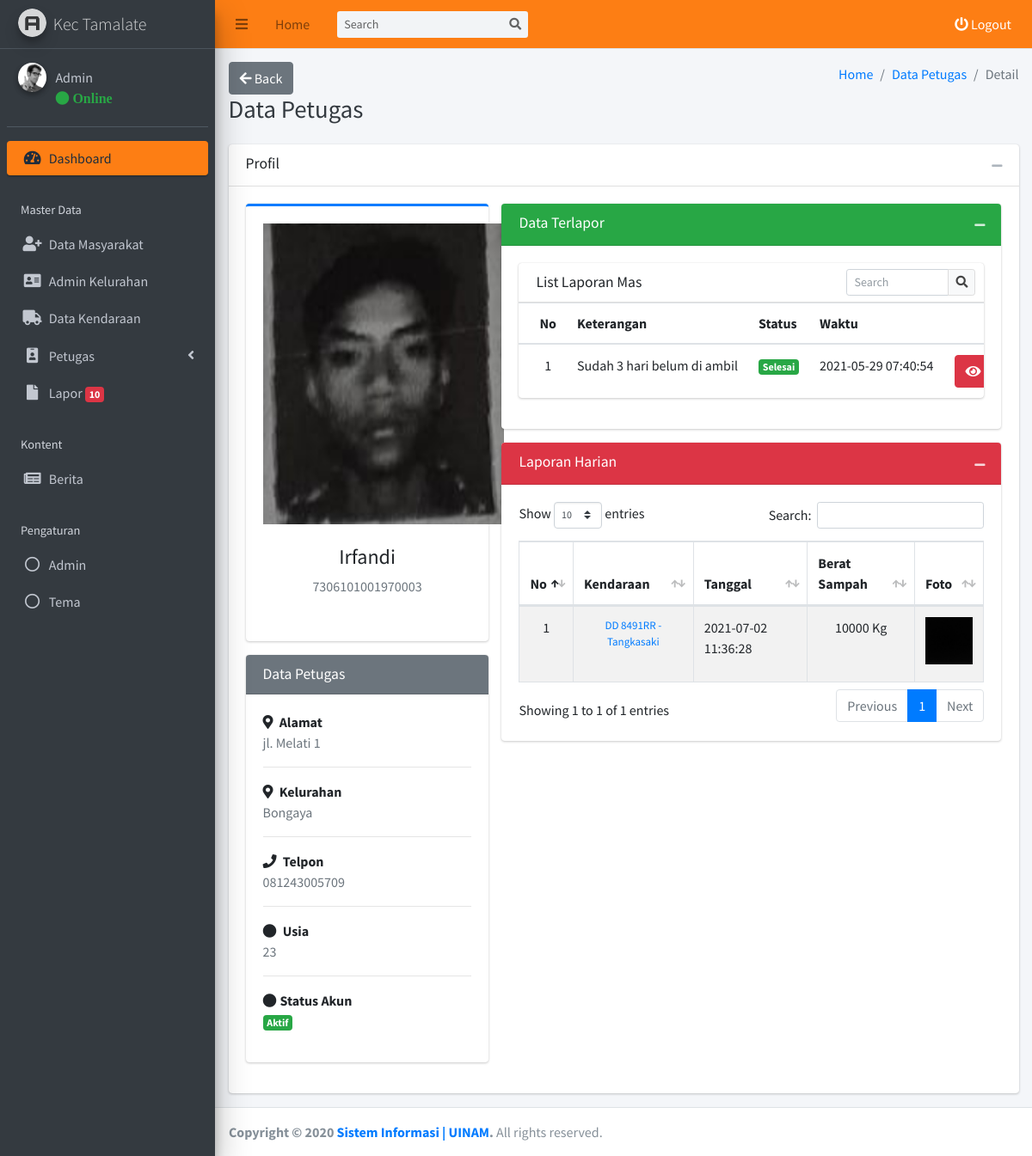
Page /kecamatan/admin/petugas/detail.php?id_pekerja=41 (signed in) on the committed database.
### tables this page shows
CREATE TABLE `tb_akun_kecamatan` (
  `id_akun_kecamatan` int(11) NOT NULL,
  `nama_akun_kecamatan` varchar(255) NOT NULL,
  `username_akun_kecamatan` varchar(255) NOT NULL,
  `password_akun_kecamatan` varchar(255) NOT NULL,
  `foto_akun_kecamatan` varchar(255) NOT NULL,
  `status_akun_kecamatan` varchar(255) NOT NULL
);

CREATE TABLE `tb_pekerja` (
  `id_pekerja` int(11) NOT NULL,
  `nik_pekerja` varchar(255) NOT NULL,
  `nama_pekerja` varchar(255) NOT NULL,
  `jenis_kelamin_pekerja` varchar(255) NOT NULL,
  `usia_pekerja` varchar(255) NOT NULL,
  `alamat_pekerja` varchar(255) NOT NULL,
  `latitude_pekerja` varchar(255) NOT NULL,
  `longitude_pekerja` varchar(255) NOT NULL,
  `telpon_pekerja` varchar(255) NOT NULL,
  `kelurahan_pekerja` varchar(255) NOT NULL,
  `password` varchar(255) NOT NULL,
  `area_pekerja` varchar(255) NOT NULL,
  `kendaraan_pekerja` varchar(255) NOT NULL,
  `foto_pekerja` varchar(255) NOT NULL,
  `status_pekerja` varchar(255) NOT NULL,
  `status_kerja_pekerja` varchar(255) NOT NULL,
  `role_pekerja` varchar(255) NOT NULL
);

CREATE TABLE `tb_laporan` (
  `id_laporan` int(11) NOT NULL,
  `keterangan_laporan` varchar(255) NOT NULL,
  `foto_laporan` varchar(255) NOT NULL,
  `latitude_laporan` varchar(255) NOT NULL,
  `longitude_laporan` varchar(255) NOT NULL,
  `alamat_laporan` varchar(255) NOT NULL,
  `nik_laporan` varchar(255) NOT NULL,
  `kelurahan_laporan` varchar(255) NOT NULL,
  `area_laporan` varchar(255) NOT NULL,
  `petugas_id` varchar(255) NOT NULL,
  `masyarakat_id` varchar(255) NOT NULL,
  `staus_laporan` varchar(255) NOT NULL,
  `foto_tindakan_laporan` varchar(255) NOT NULL,
  `created_at` timestamp NOT NULL DEFAULT current_timestamp(),
  `update_at` timestamp NOT NULL DEFAULT current_timestamp()
);

CREATE TABLE `tb_laporan_petugas` (
  `id_laporan_petugas` int(11) NOT NULL,
  `kelurahan` varchar(255) NOT NULL,
  `id_koordinator` varchar(255) NOT NULL,
  `id_petugas` varchar(255) NOT NULL,
  `berat_sampah` varchar(255) NOT NULL,
  `foto_bukti` varchar(255) NOT NULL,
  `latitude_sampah` varchar(255) NOT NULL,
  `longitude_sampah` varchar(255) NOT NULL,
  `alamat_sampah` varchar(255) NOT NULL,
  `keterangan` varchar(255) NOT NULL,
  `tanggal` varchar(255) NOT NULL,
  `crated_at` timestamp NOT NULL DEFAULT current_timestamp(),
  `update_at` timestamp NOT NULL DEFAULT current_timestamp()
);

CREATE TABLE `tb_kendaraan` (
  `id_kendaraan` int(11) NOT NULL,
  `kode_kendaraan` varchar(255) NOT NULL,
  `nama_kendaraan` varchar(255) NOT NULL,
  `type_kendaraan` varchar(255) NOT NULL,
  `nomor_kendaraan` varchar(255) NOT NULL,
  `kondisi_kendaraan` varchar(255) NOT NULL,
  `kelurahan_kendaraan` varchar(255) NOT NULL,
  `status_kendaraan` varchar(255) NOT NULL,
  `foto_kendaraan` varchar(255) NOT NULL
);

### kecamatan/admin/petugas/detail.php (the view, shortened to what the rows shown need)
<?php
require '../template/header/header.php';
$id_pekerja = $_GET['id_pekerja'];
$result = mysqli_query($conn, "SELECT * FROM tb_pekerja WHERE id_pekerja = '$id_pekerja'");
$dta = mysqli_fetch_assoc($result);
$laporan_petugas = mysqli_query($conn, "SELECT * FROM tb_laporan_petugas WHERE id_petugas ='$id_pekerja' ORDER BY id_laporan_petugas DESC ");
?>
<div class="content-wrapper">
  <div class="content-header">
    <div class="container-fluid">
      <div class="row mb-2">
        <div class="col-sm-6">
          <h1 class="m-0 text-dark">Data Petugas</h1>
        </div>
      </div>
    </div>
  </div>
  <section class="content">
    <div class="container-fluid">
      <div class="row">
        <div class="col-12">
          <div class="card">
            <div class="card-body">
              <div class="row">
                <div class="col-md-4">
                  <div class="card card-primary card-outline">
                    <div class="card-body box-profile">
                      <div class="text-center">
                        <img class="img-fluid" src="../../../kelurahan/admin/petugas/foto/<?= $dta['foto_pekerja'] ?>" style="max-width: 280px; max-height: 350px; min-width: 280px; min-height: 350px;" alt="User profile picture">
                      </div>
                      <br>
                      <h4 class="text-center"><?= $dta['nama_pekerja'] ?></h4>
                      <p class="text-muted text-center"><?= $dta['nik_pekerja'] ?></p>
                    </div>
                  </div>
                  <div class="card card-secondary">
                    <div class="card-body">
                      <strong><i class="fas fa-map-marker-alt mr-1"></i> Alamat</strong>
                      <p class="text-muted">
                        <?= $dta['alamat_pekerja'] ?>
                      </p>
                      <hr>
                      <strong><i class="fas fa-map-marker-alt mr-1"></i> Kelurahan</strong>
                      <p class="text-muted">
                        <?= $dta['kelurahan_pekerja'] ?>
                      </p>
                      <hr>
                      <strong><i class="fas fa-phone mr-1"></i> Telpon</strong>
                      <p class="text-muted"><?= $dta['telpon_pekerja'] ?></p>
                      <hr>
                      <strong><i class="fas fa-circle mr-1"></i> Usia</strong>
                      <p class="text-muted"><?= $dta['usia_pekerja'] ?></p>
                      <hr>
                      <strong><i class="fas fa-circle mr-1"></i>Status Akun</strong>
                      <p class="text-muted">
                      <?php
                        if ($dta['status_pekerja'] == "Aktif"){
                          echo "<span class='badge bg-success'>Aktif</span>";
                        } else if ($dta['status_pekerja'] == "Non Aktif"){
                          echo "<span class='badge bg-danger'>Non Aktif</span>";
                        }
                      ?>
                      </p>
                    </div>
                  </div>
                </div>
                <div class="col-md-8">
                  <div class="card card-success">
                    <div class="card-body">
                      <div class="row">
                        <div class="col-12">
                          <div class="card">
                            <div class="card-body table-responsive p-0" style="max-height: 500px; height: fit-content;">
                              <table class="table table-head-fixed text-nowrap">
                                <thead>
                                  <tr>
                                    <th>No</th>
                                    <th>Keterangan</th>
                                    <th>Status</th>
                                    <th>Waktu</th>
                                    <th></th>
                                  </tr>
                                </thead>
                                <tbody>
                                  <?php
                                   $i = 1;
                                   $laporan = mysqli_query($conn, "SELECT * FROM tb_laporan WHERE petugas_id = '$dta[id_pekerja]'");
                                   foreach($laporan as $dta_laporan) {
                                  ?>
                                  <tr>
                                    <td style="text-align:center"><?= $i ?></td>
                                    <td><?= $dta_laporan['keterangan_laporan'] ?></td>
                                    <?php
                                      if ($dta_laporan['staus_laporan'] == "Done"){
                                        echo "<td style='text-align:center'><span class='badge bg-success'>Selesai</span></td>";
                                      } else if ($dta_laporan['staus_laporan'] == "Proccess"){
                                        echo "<td style='text-align:center'><span class='badge bg-secondary'>Proses</span></td>";
                                      } else if ($dta_laporan['staus_laporan'] == "Cancel"){
                                        echo "<td style='text-align:center'><span class='badge bg-danger'>Batal</span></td>";
                                      }
                                    ?>
                                    <td><?= $dta_laporan['created_at'] ?></td>
                                    <td style="text-align:center">
                                        <button type="button" class="btn btn-danger" data-toggle="modal" data-target="#modal-detail-laporan<?= $dta_laporan['id_laporan'] ?>"><i class="fa fa-eye"></i></button>
                                    </td>
                                  </tr>
                                <?php $i = $i + 1; } ?>
                                </tbody>
                              </table>
                            </div>
                          </div>
                        </div>
                      </div>
                    </div>
                  </div>
                  <div class="card card-danger">
                    <div class="card-body">
                      <table id="example1" class="table table-bordered table-striped">
                        <thead>
                          <tr>
                          <th>No</th>
                          <th>Kendaraan</th>
                          <th>Tanggal</th>
                          <th>Berat Sampah</th>
                          <th>Foto</th>
                        </tr>
                        </thead>
                        <tbody id="table-approve">
                        <?php
                        $i = 1; foreach($laporan_petugas as $dta) {
                          ?>
                        <tr>
                        <td style="text-align: center;"><?= $i ?></td>
                        <?php
                            $petugas = mysqli_query($conn, "SELECT * FROM tb_pekerja WHERE id_pekerja = '$dta[id_petugas]' ");
                            $dta_petugas = mysqli_fetch_assoc($petugas);
                        ?>
                          <?php
                            $kendaraan = mysqli_query($conn, "SELECT * FROM tb_kendaraan WHERE id_kendaraan = '$dta_petugas[kendaraan_pekerja]'");
                            $dta_kendaraan = mysqli_fetch_assoc($kendaraan);
                            if ($dta_kendaraan != null){
                              echo " <td style='font-size: small;  text-align:center'> <a href='#'>  $dta_kendaraan[nomor_kendaraan] - $dta_kendaraan[nama_kendaraan]</a></td>";
                            } else{
                              echo "
                              <td style='font-size: small;  text-align:center'> - </td>";
                            }
                          ?>
                          <td><?= $dta['crated_at'] ?></td>
                          <td style="text-align: center"><?= $dta['berat_sampah'] ?> Kg</td>
                          <td style="text-align: center">
                              <a href="../../../assets/dist/img/lapor_petugas/<?= $dta['foto_bukti'] ?>" data-toggle="lightbox" data-title="Nama : <?= $dta_petugas['nama_pekerja'] ?>" data-gallery="gallery">
                              <img src="../../../assets/dist/img/lapor_petugas/<?= $dta['foto_bukti'] ?>" border=3 height=60 width=60 class="img-fluid mb-2" alt="red sample"/>
                              </a>
                          </td>
                        </tr>
                        <?php
                        $i = $i + 1; }
                        ?>
                        </tbody>
                      </table>
                    </div>
                  </div>
                </div>
              </div>
            </div>
          </div>
        </div>
      </div>
    </div>
  </section>
</div>
<?php
require '../template/footer/footer.php';
?>

### kecamatan/admin/template/header/header.php (shortened to what the rows shown need)
<?php
require('../../../koneksi.php');
$get_id_session = $_SESSION['get_id_kecamatan'];
$query_header_akun = mysqli_query($conn, "SELECT * FROM tb_akun_kecamatan WHERE id_akun_kecamatan = '$get_id_session'");
$get_data_akun = mysqli_fetch_assoc($query_header_akun);
$nama_header = $get_data_akun['nama_akun_kecamatan'];
?>
<!DOCTYPE html>
<html>
<head>
  <link rel="stylesheet" href="../../../assets/plugins/fontawesome-free/css/all.min.css">
  <link rel="stylesheet" href="../../../assets/plugins/summernote/summernote-bs4.css">
  <link rel="stylesheet" href="../../../assets/plugins/ekko-lightbox/ekko-lightbox.css">
  <link rel="stylesheet" href="https://code.ionicframework.com/ionicons/2.0.1/css/ionicons.min.css">
  <link rel="stylesheet" href="../../../assets/plugins/tempusdominus-bootstrap-4/css/tempusdominus-bootstrap-4.min.css">
  <link rel="stylesheet" href="../../../assets/plugins/datatables-bs4/css/dataTables.bootstrap4.min.css">
  <link rel="stylesheet" href="../../../assets/plugins/datatables-responsive/css/responsive.bootstrap4.min.css">
  <link href="https://cdn.jsdelivr.net/gh/gitbrent/bootstrap-switch-button@1.1.0/css/bootstrap-switch-button.min.css" rel="stylesheet">
  <link rel="stylesheet" href="../../../assets/dist/css/adminlte.min.css">
  <link rel="stylesheet" href="../../../assets/plugins/overlayScrollbars/css/OverlayScrollbars.min.css">
</head>
<body class="hold-transition sidebar-mini layout-fixed">
<div class="wrapper">
  <aside class="main-sidebar sidebar-dark-orange elevation-5">
    <div class="sidebar">
      <div class="user-panel mt-3 pb-3 mb-3 d-flex">
        <div class="info">
          <a href="#" class="d-block"><?= $nama_header ?></a>
          <a href="#"<i class="fa fa-circle text-success"></i> Online</a>
        </div>
      </div>
    </div>
  </aside>

### rows in the picture
tb_akun_kecamatan: nama_akun_kecamatan "Admin"
tb_pekerja: foto_pekerja (picture), nama_pekerja "Irfandi", nik_pekerja "7306101001970003", alamat_pekerja "jl. Melati 1", kelurahan_pekerja "Bongaya", telpon_pekerja "081243005709", usia_pekerja "23"
tb_laporan: keterangan_laporan "Sudah 3 hari belum di ambil", staus_laporan "Selesai", created_at "2021-05-29 07:40:54"
tb_laporan_petugas: tb_kendaraan.nomor_kendaraan "DD 8491RR", tb_kendaraan.nama_kendaraan "Tangkasaki", crated_at "2021-07-02 11:36:28", berat_sampah "10000", foto_bukti (picture)

### other values in the picture
$row_laporan_final "10"
